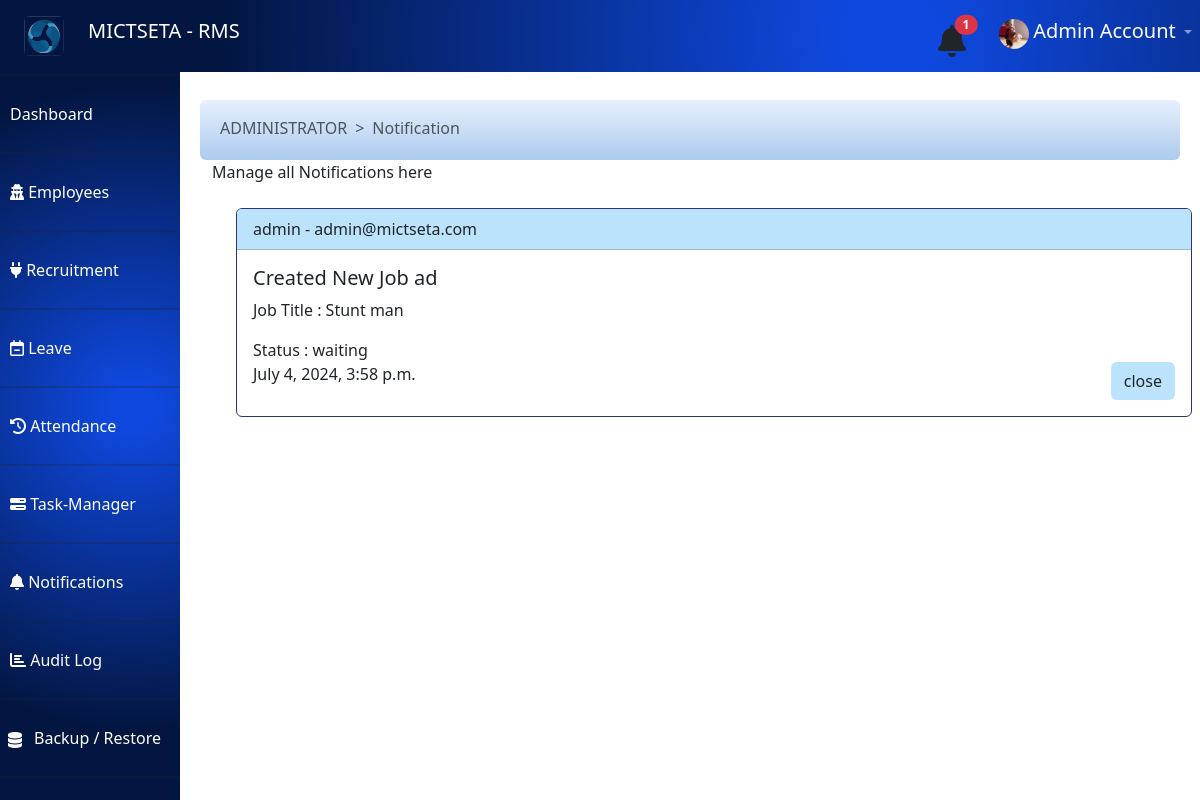
The page /dashboard/get_notifications/ (signed in) on the database as committed earlier.
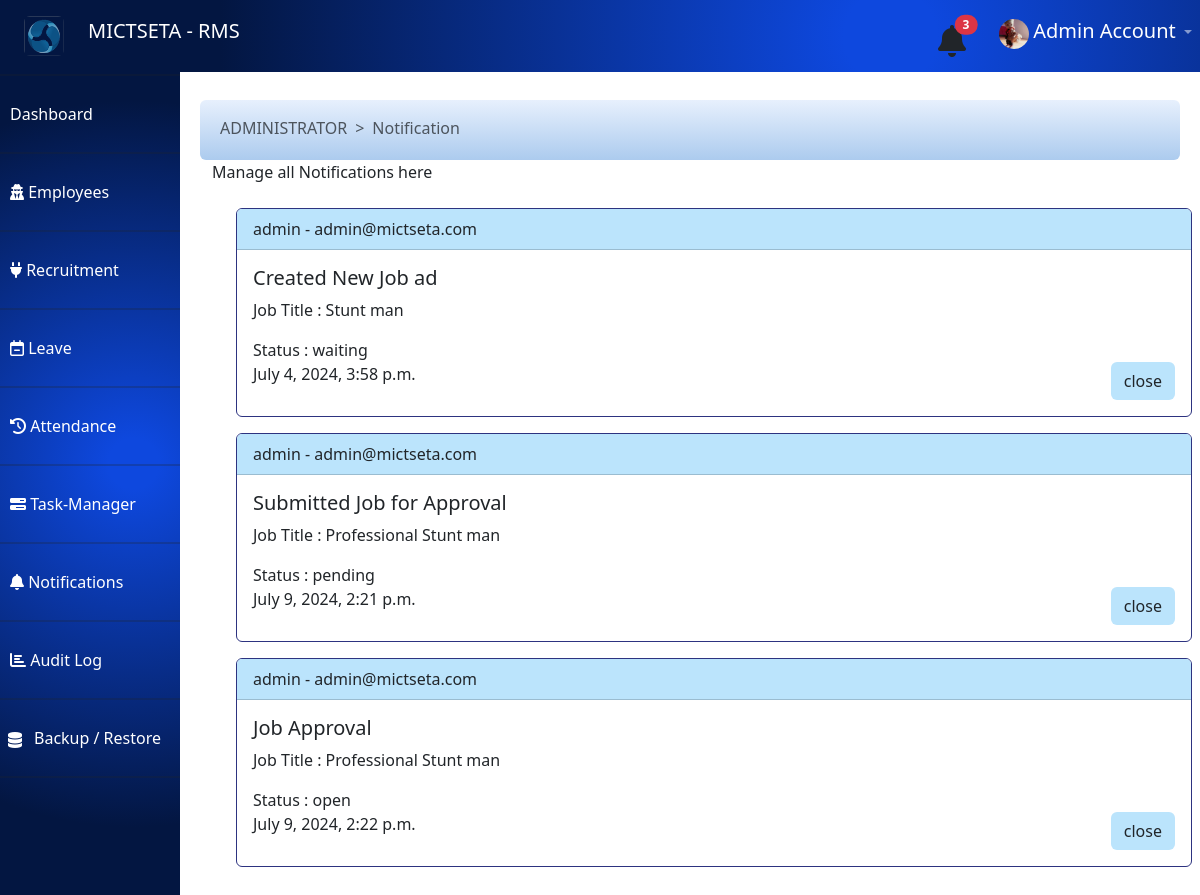
The same page on the database as committed later.
### jobs/models.py (models this page shows, shortened)
class Notification(models.Model):
    user = models.ForeignKey(User, on_delete=models.CASCADE, related_name='notifications')
    action = models.CharField(max_length=225, unique=False, null=False)
    job_title = models.CharField(max_length=225, unique=False, null=False)
    status = models.CharField(max_length=225, unique=False, null=False)
    timestamp = models.DateTimeField(auto_now_add=True)
    is_seen = models.BooleanField(null=False, default=False)

### dashboard/views.py (the view)
# urls.py: path('get_notifications/', views.get_notifications, name="dashboard.get_notifications"),
@csrf_protect
def get_notifications(request):
	if request.user.is_authenticated:
		try:
			if request.user.is_superuser:
				notification = Notification.objects.all()
				if request.user.is_superuser:
					notify_len = len(Notification.objects.filter(is_seen=False))
				else:
					notify_len = len(Notification.objects.filter(user=request.user,is_seen=False))
				return render(request,'notification.html',{'notify_len':notify_len,'notifications':notification.reverse()})
			elif request.user.is_staff:
				notification = Notification.objects.filter(user=request.user)
			if request.user.is_superuser:
				notify_len = len(Notification.objects.filter(is_seen=False))
			else:
				notify_len = len(Notification.objects.filter(user=request.user,is_seen=False))
			return render(request,'notification.html',{'notify_len':notify_len,'notifications':notification.reverse()})
		except Exception as e:
			return HttpResponse(f"<h1> Sever Error : Notification: {e}</h1>")
	else:
		return redirect('render_auth_page')

### dashboard/templates/notification.html (shortened to what this page needs)
{% extends 'dashboard_base.html' %}
{% load static %}
{% block breadcrumbs %}
      <li class="breadcrumb-item active" aria-current="page">Notification</li>
{% endblock %}
{% block description %} Manage all Notifications here  {% endblock %}
{% block content %}
     <div class="container m-4 ">
    	{% if notifications %}
	     {% for notific in notifications %}
	     	{% if notific.is_seen %}
	     	{% else %}
	     	<div class="card mb-3 card-notification" style="width: 100%;">
			  <div class="card-header back-for" ><span>{{notific.user.username}} - {{notific.user.email }}</span>  </div>
			  <div class="card-body text-dark">
			    <h5 class="card-title">{{notific.action}}</h5>
			    <div>
			    	<p class="card-text"> Job Title : {{notific.job_title}}</p>
			    	<p class="card-text" > Status : {{notific.status}}</p>
			    </div>
			    <p class="card-text d-flex justify-content-between" > {{notific.timestamp}}  <a href="{% url 'dashboard.delete_notifications' notific.id %}" class="btn back-for">close</a> </p>
			  </div>
			</div>
			{% endif %}
		{% endfor %}
	{% endif %}
     </div>
{% endblock %}

### dashboard/templates/dashboard_base.html (shortened to what the changed rows need)
<!DOCTYPE html>
<html lang="en">
<head>
  <link href="https://cdn.jsdelivr.net/npm/bootstrap@5.0.2/dist/css/bootstrap.min.css" rel="stylesheet">
  <link href="https://stackpath.bootstrapcdn.com/bootstrap/4.5.2/css/bootstrap.min.css" rel="stylesheet">
  <link rel="stylesheet" href="https://cdnjs.cloudflare.com/ajax/libs/font-awesome/4.7.0/css/font-awesome.min.css">
  <link rel="stylesheet" href="https://cdnjs.cloudflare.com/ajax/libs/font-awesome/6.0.0-beta3/css/all.min.css">
    <link
        href=
"https://cdnjs.cloudflare.com/ajax/libs/bootstrap-datetimepicker/4.17.37/css/bootstrap-datetimepicker.min.css"
        rel="stylesheet">
  <link rel="stylesheet" href="https://cdnjs.cloudflare.com/ajax/libs/twitter-bootstrap/5.3.0/css/bootstrap.min.css">
  <link rel="stylesheet" href="https://cdn.datatables.net/2.0.8/css/dataTables.bootstrap5.css">
 {% load static %}
</head>
<body>
  <nav class="navbar navbar-expand-lg navbar-dark ">
    <div class="collapse navbar-collapse" id="navbarNav">
      <ul class="navbar-nav ml-auto">
        <li class="nav-item">
          <a class="nav-link" href="#">
            <a href="{% url 'dashboard.get_notifications'%}">
              <button type="button" class="btn btn-primarys position-relative p-0 mr-4 mb-1">
               <i class="fas fa-bell fa-2x text-dark"  > </i>
               {% if user.notifications or user.is_superuser %}
                {% if notify_len %}
                <span class="position-absolute top-0 start-100 translate-middle badge rounded-pill bg-danger ">
                  {{notify_len}}
                </span>
                {% endif%}
              {% endif %}
              </button>
            </a>
          </a>
        </li>
      </ul>
    </div>
  </nav>
  <div class="sidebar" style=" overflow-y: scroll; overflow-x:none;">
    <h2 class="text-white">Dashboard</h2>
  </div>
  <div class="main-content">
    <div class="content">
      <div id="defaultPage" style="margin-top: 40px;">
        {% block content %}
        {% endblock %}
      </div>
    </div>
  </div>
</body>
</html>

Rows that differ between the two databases and show on the page:
added Notification: user.username "admin", user.email "admin@mictseta.com", action "Submitted Job for Approval", job_title "Professional Stunt man", status "pending", timestamp "July 9, 2024, 2:21 p.m."
added Notification: user.username "admin", user.email "admin@mictseta.com", action "Job Approval", job_title "Professional Stunt man", status "open", timestamp "July 9, 2024, 2:22 p.m."
Other text that changed with them:
{{ notify_len }}: "1" → "3"
